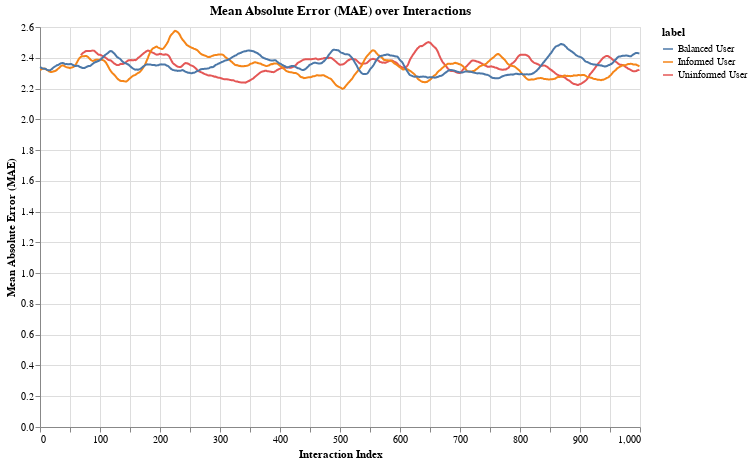

Source (notebook cell):
### Code cell
correlation_df['mae'] = correlation_df['mae'].rolling(window=50).mean()

# MAE over time plot
alt.Chart(correlation_df).mark_line().encode(
    x=alt.X('interaction_index:Q', title='Interaction Index'),
    y=alt.Y('mae:Q', title='Mean Absolute Error (MAE)'),
    color='label:N'
).properties(
    title="Mean Absolute Error (MAE) over Interactions",
    width=600,
    height=400
)

### Figure 1 — Vega-Lite specification as saved in the notebook (floating-point values rounded to 4 significant figures; data arrays with more than 128 entries replaced by an {"elided": "..."} marker saying what was removed)
{"config": {"view": {"continuousWidth": 300, "continuousHeight": 300}}, "data": {"name": "data-e0e12f63d15284be7774be089387aaa0"}, "mark": {"type": "line"}, "encoding": {"color": {"field": "label", "type": "nominal"}, "x": {"field": "interaction_index", "title": "Interaction Index", "type": "quantitative"}, "y": {"field": "mae", "title": "Mean Absolute Error (MAE)", "type": "quantitative"}}, "height": 400, "title": "Mean Absolute Error (MAE) over Interactions", "width": 600, "$schema": "https://vega.github.io/schema/vega-lite/v5.20.1.json", "datasets": {"data-e0e12f63d15284be7774be089387aaa0": {"elided": "3000 records"}}}
